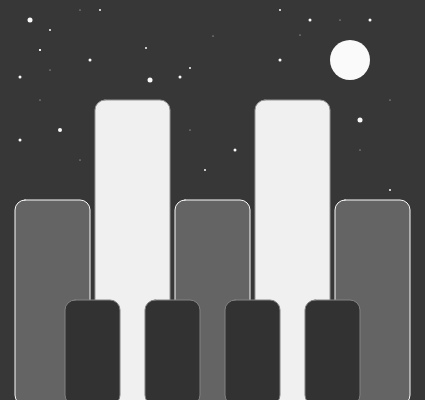
Frame 1 (no input)
Frame 60 (no input): identical to frame 1, image omitted
Frame 120 (the mouse pressed at the canvas centre since frame 60): identical to frame 1, image omitted

The p5.js sketch that drew this single still picture (run headless with seeded random() and noise() and a simulated clock; from frame 60 on, the mouse is pressed at the canvas centre):

// p5.js sketch
// ── sketch.js
function setup() {
  createCanvas(425, 400);
}
function draw() {
  background(55);
  
  ellipseMode(CORNER)
  fill(250);                
noStroke();            
ellipse(330,40,40,40);
  
  
   fill(100);               
stroke(250);
  strokeWeight(5)
  point(30, 20);
  
   fill(250);               
stroke(250);
  strokeWeight(2)
  point(40, 50);
  
  fill(250);               
stroke(250);
  strokeWeight(2)
  point(40, 50);
  
    fill(250);               
stroke(250);
  strokeWeight(3)
  point(90, 60);
  
      fill(250);               
stroke(250);
  strokeWeight(5)
  point(150, 80);
  
  
      fill(250);               
stroke(250);
  strokeWeight(1)
  point(300, 35);
  
     fill(250);               
stroke(250);
  strokeWeight(1)
  point(340, 20);
  
  
     fill(250);               
stroke(250);
  strokeWeight(3)
  point(370, 20);
  
  fill(250);               
stroke(250);
  strokeWeight(3)
  point(310, 20);
  
  fill(250);               
stroke(250);
  strokeWeight(3)
  point(280, 60);
  
  fill(250);               
stroke(250);
  strokeWeight(2)
  point(280, 10);
  
    fill(250);               
stroke(250);
  strokeWeight(1)
  point(80, 10);
  
    fill(250);               
stroke(250);
  strokeWeight(2)
  point(100, 10);
  
   fill(250);               
stroke(250);
  strokeWeight(2)
  point(50, 30);
  
  fill(250);               
stroke(250);
  strokeWeight(1)
  point(50, 70);
  
  fill(250);               
stroke(250);
  strokeWeight(1)
  point(40, 100);
  
  
  fill(250);               
stroke(250);
  strokeWeight(4)
  point(60, 130);
  
  fill(250);               
stroke(250);
  strokeWeight(1)
  point(80, 160);
  
  fill(250);               
stroke(250);
  strokeWeight(3)
  point(20, 140);
  
  fill(250);               
stroke(250);
  strokeWeight(3)
  point(20, 77);
  
   fill(250);               
stroke(250);
  strokeWeight(3)
  point(180, 77);
  
   fill(250);               
stroke(250);
  strokeWeight(2)
  point(190, 68);
  
  fill(250);               
stroke(250);
  strokeWeight(2)
  point(146, 48);
  
  fill(250);               
stroke(250);
  strokeWeight(1)
  point(213, 36);
  
  fill(250);               
stroke(250);
  strokeWeight(3)
  point(235, 150);
  
  fill(250);               
stroke(250);
  strokeWeight(2)
  point(205, 170);
  
  fill(250);               
stroke(250);
  strokeWeight(1)
  point(190, 130);
  
  fill(250);               
stroke(250);
  strokeWeight(5)
  point(360, 120);
  
  fill(250);               
stroke(250);
  strokeWeight(1)
  point(360, 150);
  
  fill(250);               
stroke(250);
  strokeWeight(2)
  point(390, 190);
  
  fill(250);               
stroke(250);
  strokeWeight(1)
  point(390, 100);
  
  
  fill(100);               
stroke(250);
  rect(15, 200, 75, 205, 10);
  fill(240);               
stroke(150);
    rect(95, 100, 75, 305, 10);
  fill(100);               
stroke(250);
    rect(175, 200, 75, 205, 10);
   fill(240);               
stroke(150);
   rect(255, 100, 75, 305, 10);
   fill(100);               
stroke(250);
  rect(335, 200, 75, 205, 10);
  
  
 
   fill(50);               
stroke(130);
  rect(65, 300, 55, 105, 10);
  
  
    fill(50);               
stroke(130);
  rect(145, 300, 55, 105, 10);

  
    fill(50);               
stroke(130);
  rect(225, 300, 55, 105, 10);
  
  
  
   fill(50);               
stroke(130);
  rect(305, 300, 55, 105, 10);
}
